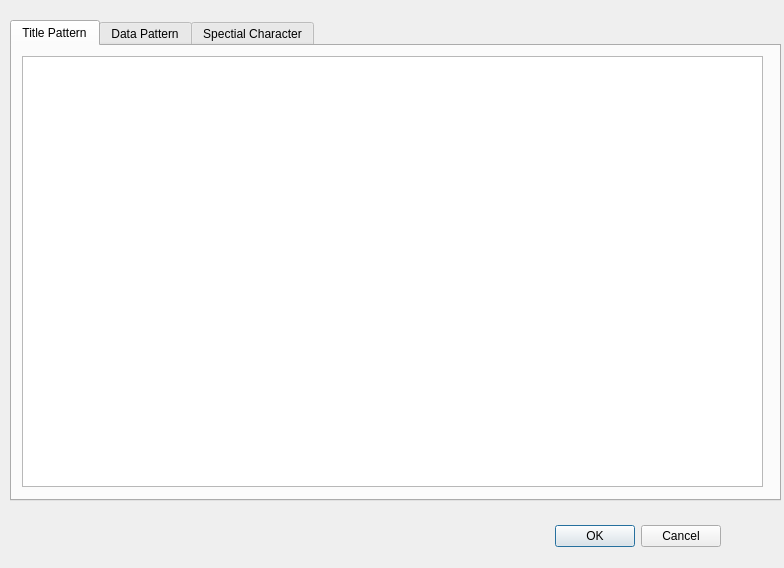
<?xml version="1.0" encoding="UTF-8"?>
<ui version="4.0">
 <class>IcvUserRegExp</class>
 <widget class="QDialog" name="IcvUserRegExp">
  <property name="geometry">
   <rect>
    <x>0</x>
    <y>0</y>
    <width>784</width>
    <height>568</height>
   </rect>
  </property>
  <property name="windowTitle">
   <string>Dialog</string>
  </property>
  <widget class="QDialogButtonBox" name="buttonBox">
   <property name="geometry">
    <rect>
     <x>380</x>
     <y>520</y>
     <width>341</width>
     <height>32</height>
    </rect>
   </property>
   <property name="orientation">
    <enum>Qt::Horizontal</enum>
   </property>
   <property name="standardButtons">
    <set>QDialogButtonBox::Cancel|QDialogButtonBox::Ok</set>
   </property>
  </widget>
  <widget class="QTabWidget" name="tabWidget">
   <property name="geometry">
    <rect>
     <x>10</x>
     <y>20</y>
     <width>771</width>
     <height>481</height>
    </rect>
   </property>
   <property name="currentIndex">
    <number>0</number>
   </property>
   <widget class="QWidget" name="tabTitlePattern">
    <attribute name="title">
     <string>Title Pattern</string>
    </attribute>
    <widget class="QTableWidget" name="tableWidget">
     <property name="geometry">
      <rect>
       <x>10</x>
       <y>10</y>
       <width>741</width>
       <height>431</height>
      </rect>
     </property>
    </widget>
   </widget>
   <widget class="QWidget" name="tabDataPattern">
    <attribute name="title">
     <string>Data Pattern</string>
    </attribute>
    <widget class="QTableWidget" name="tableWidget_2">
     <property name="geometry">
      <rect>
       <x>0</x>
       <y>10</y>
       <width>761</width>
       <height>431</height>
      </rect>
     </property>
    </widget>
   </widget>
   <widget class="QWidget" name="tabSpeChar">
    <attribute name="title">
     <string>Spectial Character</string>
    </attribute>
    <widget class="QTableWidget" name="tableWidget_3">
     <property name="geometry">
      <rect>
       <x>30</x>
       <y>10</y>
       <width>721</width>
       <height>441</height>
      </rect>
     </property>
    </widget>
   </widget>
  </widget>
 </widget>
 <resources/>
 <connections>
  <connection>
   <sender>buttonBox</sender>
   <signal>accepted()</signal>
   <receiver>IcvUserRegExp</receiver>
   <slot>accept()</slot>
   <hints>
    <hint type="sourcelabel">
     <x>248</x>
     <y>254</y>
    </hint>
    <hint type="destinationlabel">
     <x>157</x>
     <y>274</y>
    </hint>
   </hints>
  </connection>
  <connection>
   <sender>buttonBox</sender>
   <signal>rejected()</signal>
   <receiver>IcvUserRegExp</receiver>
   <slot>reject()</slot>
   <hints>
    <hint type="sourcelabel">
     <x>316</x>
     <y>260</y>
    </hint>
    <hint type="destinationlabel">
     <x>286</x>
     <y>274</y>
    </hint>
   </hints>
  </connection>
 </connections>
</ui>
